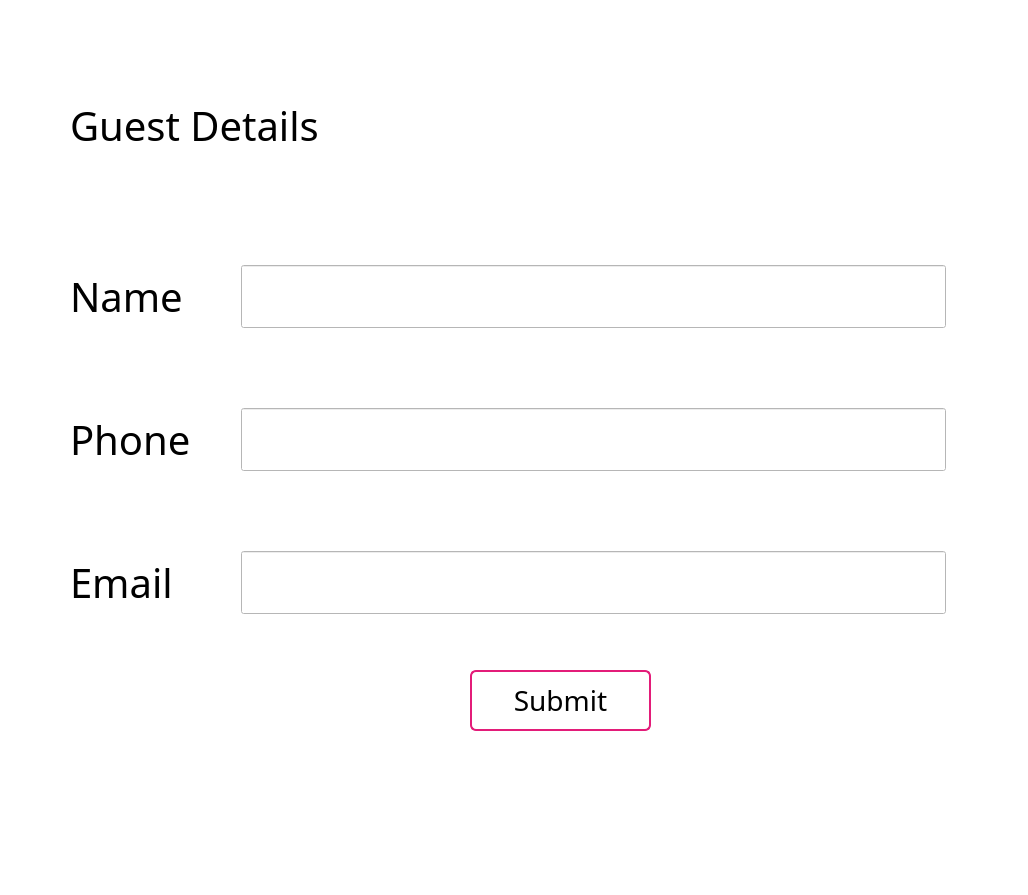
<?xml version="1.0" encoding="UTF-8"?>
<ui version="4.0">
 <class>Form</class>
 <widget class="QWidget" name="Form">
  <property name="geometry">
   <rect>
    <x>0</x>
    <y>0</y>
    <width>1028</width>
    <height>895</height>
   </rect>
  </property>
  <property name="sizePolicy">
   <sizepolicy hsizetype="Expanding" vsizetype="Expanding">
    <horstretch>0</horstretch>
    <verstretch>0</verstretch>
   </sizepolicy>
  </property>
  <property name="font">
   <font>
    <family>Franklin Gothic Demi</family>
    <weight>50</weight>
    <italic>false</italic>
    <bold>false</bold>
   </font>
  </property>
  <property name="windowTitle">
   <string>Guest Entry</string>
  </property>
  <property name="styleSheet">
   <string notr="true">QWidget {background-color: rgb(255, 255, 255);}


QPushButton {
    border: 2px solid #E31C79;
    border-radius: 6px;
    background-color: qlineargradient(x1: 0, y1: 0, x2: 0, y2: 1,
                                      stop: 0 rgb(255, 255, 255), stop: 1 #dadbde);
    min-width: 80px;
}
QPushButton:pressed {
    background-color: qlineargradient(x1: 0, y1: 0, x2: 0, y2: 1,
                                      stop: 0 #dadbde, stop: 1 #f6f7fa);
}

</string>
  </property>
  <widget class="QLabel" name="label">
   <property name="geometry">
    <rect>
     <x>660</x>
     <y>50</y>
     <width>301</width>
     <height>131</height>
    </rect>
   </property>
   <property name="sizePolicy">
    <sizepolicy hsizetype="Expanding" vsizetype="Expanding">
     <horstretch>0</horstretch>
     <verstretch>0</verstretch>
    </sizepolicy>
   </property>
   <property name="text">
    <string/>
   </property>
   <property name="pixmap">
    <pixmap>logo2.png</pixmap>
   </property>
   <property name="scaledContents">
    <bool>true</bool>
   </property>
  </widget>
  <widget class="QLabel" name="label_2">
   <property name="geometry">
    <rect>
     <x>70</x>
     <y>100</y>
     <width>311</width>
     <height>51</height>
    </rect>
   </property>
   <property name="sizePolicy">
    <sizepolicy hsizetype="Expanding" vsizetype="Expanding">
     <horstretch>0</horstretch>
     <verstretch>0</verstretch>
    </sizepolicy>
   </property>
   <property name="font">
    <font>
     <family>Franklin Gothic Demi</family>
     <pointsize>30</pointsize>
     <weight>50</weight>
     <italic>false</italic>
     <bold>false</bold>
    </font>
   </property>
   <property name="text">
    <string>Guest Details</string>
   </property>
  </widget>
  <widget class="QWidget" name="formLayoutWidget">
   <property name="geometry">
    <rect>
     <x>70</x>
     <y>250</y>
     <width>891</width>
     <height>379</height>
    </rect>
   </property>
   <layout class="QFormLayout" name="guest_details">
    <property name="fieldGrowthPolicy">
     <enum>QFormLayout::ExpandingFieldsGrow</enum>
    </property>
    <property name="horizontalSpacing">
     <number>50</number>
    </property>
    <property name="verticalSpacing">
     <number>80</number>
    </property>
    <property name="leftMargin">
     <number>0</number>
    </property>
    <property name="topMargin">
     <number>15</number>
    </property>
    <property name="rightMargin">
     <number>15</number>
    </property>
    <property name="bottomMargin">
     <number>15</number>
    </property>
    <item row="0" column="0">
     <widget class="QLabel" name="nameLabel">
      <property name="sizePolicy">
       <sizepolicy hsizetype="Expanding" vsizetype="Expanding">
        <horstretch>0</horstretch>
        <verstretch>0</verstretch>
       </sizepolicy>
      </property>
      <property name="font">
       <font>
        <family>Franklin Gothic Demi</family>
        <pointsize>30</pointsize>
       </font>
      </property>
      <property name="text">
       <string>Name</string>
      </property>
     </widget>
    </item>
    <item row="0" column="1">
     <widget class="QLineEdit" name="nameLineEdit">
      <property name="sizePolicy">
       <sizepolicy hsizetype="Expanding" vsizetype="Expanding">
        <horstretch>0</horstretch>
        <verstretch>0</verstretch>
       </sizepolicy>
      </property>
      <property name="font">
       <font>
        <pointsize>20</pointsize>
       </font>
      </property>
      <property name="text">
       <string/>
      </property>
     </widget>
    </item>
    <item row="1" column="0">
     <widget class="QLabel" name="phoneLabel">
      <property name="sizePolicy">
       <sizepolicy hsizetype="Expanding" vsizetype="Expanding">
        <horstretch>0</horstretch>
        <verstretch>0</verstretch>
       </sizepolicy>
      </property>
      <property name="font">
       <font>
        <family>Franklin Gothic Demi</family>
        <pointsize>30</pointsize>
       </font>
      </property>
      <property name="text">
       <string>Phone</string>
      </property>
     </widget>
    </item>
    <item row="1" column="1">
     <widget class="QLineEdit" name="phoneLineEdit">
      <property name="sizePolicy">
       <sizepolicy hsizetype="Expanding" vsizetype="Expanding">
        <horstretch>0</horstretch>
        <verstretch>0</verstretch>
       </sizepolicy>
      </property>
      <property name="font">
       <font>
        <pointsize>20</pointsize>
       </font>
      </property>
     </widget>
    </item>
    <item row="2" column="0">
     <widget class="QLabel" name="emailLabel">
      <property name="sizePolicy">
       <sizepolicy hsizetype="Expanding" vsizetype="Expanding">
        <horstretch>0</horstretch>
        <verstretch>0</verstretch>
       </sizepolicy>
      </property>
      <property name="font">
       <font>
        <family>Franklin Gothic Demi</family>
        <pointsize>30</pointsize>
       </font>
      </property>
      <property name="text">
       <string>Email</string>
      </property>
     </widget>
    </item>
    <item row="2" column="1">
     <widget class="QLineEdit" name="emailLineEdit">
      <property name="sizePolicy">
       <sizepolicy hsizetype="Expanding" vsizetype="Expanding">
        <horstretch>0</horstretch>
        <verstretch>0</verstretch>
       </sizepolicy>
      </property>
      <property name="font">
       <font>
        <pointsize>20</pointsize>
       </font>
      </property>
      <property name="text">
       <string/>
      </property>
     </widget>
    </item>
   </layout>
  </widget>
  <widget class="QPushButton" name="guest_submit">
   <property name="geometry">
    <rect>
     <x>470</x>
     <y>670</y>
     <width>181</width>
     <height>61</height>
    </rect>
   </property>
   <property name="sizePolicy">
    <sizepolicy hsizetype="Expanding" vsizetype="Expanding">
     <horstretch>0</horstretch>
     <verstretch>0</verstretch>
    </sizepolicy>
   </property>
   <property name="font">
    <font>
     <family>Franklin Gothic Demi</family>
     <pointsize>21</pointsize>
    </font>
   </property>
   <property name="text">
    <string>Submit</string>
   </property>
  </widget>
 </widget>
 <resources/>
 <connections/>
</ui>
